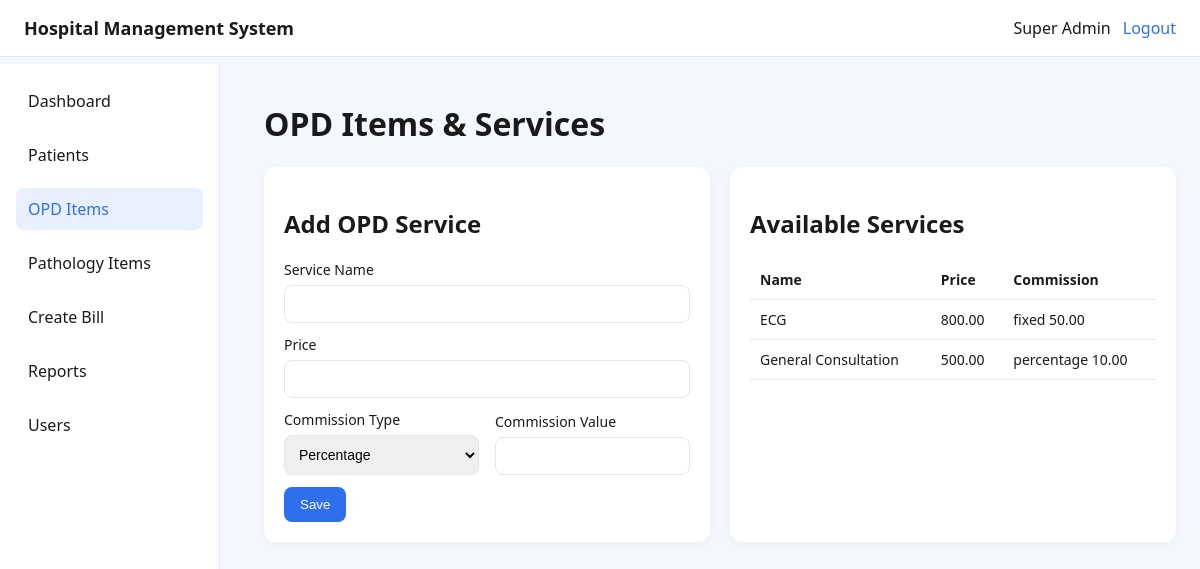
Screenshot of /index.php?route=opd (signed in) with the database file from the repository.
### tables this page shows
CREATE TABLE opd_items (
    id INT AUTO_INCREMENT PRIMARY KEY,
    name VARCHAR(150) NOT NULL,
    price DECIMAL(10,2) NOT NULL,
    commission_type ENUM('percentage', 'fixed') NOT NULL,
    commission_value DECIMAL(10,2) NOT NULL
);

### app/core/Controller.php (called while the page is built, shortened)
<?php
class Controller
{
    protected function render(string $view, array $data = []): void
    {
        extract($data);
        include __DIR__ . '/../views/layouts/header.php';
        include __DIR__ . '/../views/' . $view . '.php';
        include __DIR__ . '/../views/layouts/footer.php';
    }
}

### app/controllers/OpdController.php (called while the page is built, shortened)
<?php
class OpdController extends Controller
{
    public function index(): void
    {
        $items = OpdItem::all();
        $this->render('opd/index', ['items' => $items]);
    }
}

### app/models/OpdItem.php (called while the page is built, shortened)
<?php
class OpdItem
{
    public static function all(): array
    {
        $pdo = Database::connection();
        return $pdo->query('SELECT * FROM opd_items ORDER BY id DESC')->fetchAll();
    }
}

### app/helpers.php (called while the page is built, shortened)
<?php
function e(string $value): string
{
    return htmlspecialchars($value, ENT_QUOTES, 'UTF-8');
}

### app/views/opd/index.php (the view, shortened to what this page needs)
<h1>OPD Items & Services</h1>
<section class="grid">
    <div class="card">
        <h2>Add OPD Service</h2>
        <form method="POST" action="index.php?route=opd/store">
            <label>Service Name
                <input type="text" name="name" required>
            </label>
            <label>Price
                <input type="number" step="0.01" name="price" required>
            </label>
            <div class="row">
                <label>Commission Type
                    <select name="commission_type">
                        <option value="percentage">Percentage</option>
                    </select>
                </label>
                <label>Commission Value
                    <input type="number" step="0.01" name="commission_value" required>
                </label>
            </div>
            <button class="btn-primary">Save</button>
        </form>
    </div>
    <div class="card">
        <h2>Available Services</h2>
        <table>
            <thead>
                <tr>
                    <th>Name</th>
                    <th>Price</th>
                    <th>Commission</th>
                </tr>
            </thead>
            <tbody>
                <?php foreach ($items as $item): ?>
                    <tr>
                        <td><?= e($item['name']) ?></td>
                        <td><?= number_format((float)$item['price'], 2) ?></td>
                        <td><?= e($item['commission_type']) ?> <?= e($item['commission_value']) ?></td>
                    </tr>
                <?php endforeach; ?>
            </tbody>
        </table>
    </div>
</section>

### public/assets/css/styles.css (style rules this page uses)
:root { --primary: #2f6fed; --secondary: #1b9aaa; --background: #f4f7fb; --text: #1a1a1a; --card: #ffffff; --border: #e1e6ef; }
* { box-sizing: border-box; }
body { margin: 0; font-family: "Segoe UI", sans-serif; color: var(--text); background: var(--background); }
.card { background: var(--card); padding: 20px; border-radius: 12px; box-shadow: 0 2px 8px rgba(0, 0, 0, 0.04); margin-bottom: 20px; }
.grid { display: grid; gap: 20px; grid-template-columns: repeat(auto-fit, minmax(280px, 1fr)); }
label { display: block; margin-bottom: 12px; font-size: 14px; }
input, select, textarea { width: 100%; padding: 10px; border-radius: 8px; border: 1px solid var(--border); margin-top: 6px; font-size: 14px; }
button { border: none; cursor: pointer; }
.btn-primary { background: var(--primary); color: white; padding: 10px 16px; border-radius: 8px; }
.row { display: grid; gap: 16px; grid-template-columns: repeat(auto-fit, minmax(180px, 1fr)); align-items: end; }
table { width: 100%; border-collapse: collapse; font-size: 14px; }
table th, table td { padding: 10px; border-bottom: 1px solid var(--border); text-align: left; }

### rows the page displays
opd_items: name "ECG", price "800.00", commission_type "fixed", commission_value "50.00"
opd_items: name "General Consultation", price "500.00", commission_type "percentage", commission_value "10.00"

### other values shown
$config['app']['name'] "Hospital Management System"
Auth::user()['full_name'] "Super Admin"
